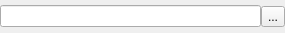
<?xml version="1.0" encoding="UTF-8"?>
<ui version="4.0">
 <class>PathLineEditBase</class>
 <widget class="QWidget" name="PathLineEditBase">
  <property name="geometry">
   <rect>
    <x>0</x>
    <y>0</y>
    <width>285</width>
    <height>33</height>
   </rect>
  </property>
  <property name="windowTitle">
   <string>Form</string>
  </property>
  <layout class="QHBoxLayout" name="horizontalLayout">
   <property name="spacing">
    <number>0</number>
   </property>
   <property name="margin">
    <number>0</number>
   </property>
   <item>
    <widget class="QLineEdit" name="lePath"/>
   </item>
   <item>
    <widget class="QToolButton" name="tbBrowse">
     <property name="text">
      <string>...</string>
     </property>
    </widget>
   </item>
  </layout>
 </widget>
 <resources/>
 <connections/>
</ui>
